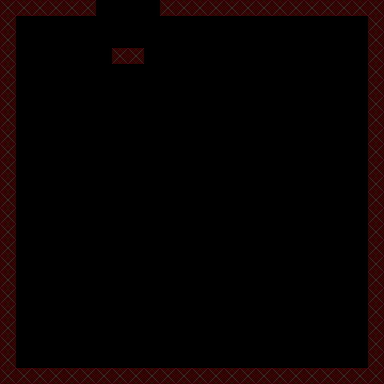

A level layout from a 2D game, rendered from its tile map. Below: a short description, then the map file with tile-grid data replaced by summaries:
An orthogonal 24x24 tile map with 16x16 px tiles, 3 tile layers (backgroun2, background, solid), 2 tilesets and 4 objects (crate, treasure, switch, inactivewall).

<map version="1.0" orientation="orthogonal" width="24" height="24" tilewidth="16" tileheight="16">
 <tileset firstgid="1" name="default" tilewidth="16" tileheight="16" spacing="1" margin="1">
  <image source="tiles.gif" width="103" height="69" />
 </tileset>
 <tileset firstgid="25" name="markers" tilewidth="16" tileheight="16" spacing="1" margin="1">
  <image source="tilemarkers.gif" width="69" height="35" />
  <tile id="0">
   <properties>
    <property name="type" value="oneway" />
   </properties>
  </tile>
  <tile id="1">
   <properties>
    <property name="type" value="solid" />
   </properties>
  </tile>
 </tileset>
 <layer name="backgroun2" width="24" height="24">
  <data>[576 cells, 0 non-empty, 0 distinct tile ids]</data>
 </layer>
 <layer name="background" width="24" height="24">
  <data>[576 cells, 0 non-empty, 0 distinct tile ids]</data>
 </layer>
 <layer name="solid" width="24" height="24" opacity="0.2">
  <data>[576 cells, 90 non-empty, 1 distinct tile ids]</data>
 </layer>
 <objectgroup name="entities" width="24" height="24">
  <object type="crate" x="336" y="32" width="16" height="16" />
  <object type="treasure" x="336" y="64" width="16" height="16" />
  <object type="switch" x="336" y="96" width="16" height="16" />
  <object type="inactivewall" x="336" y="128" width="16" height="16" />
 </objectgroup>
</map>
